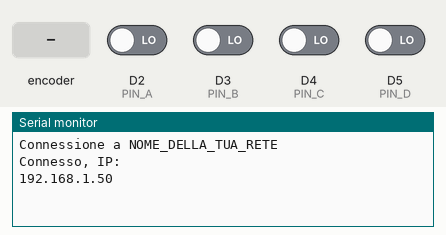
Recording of a sketch running on a simulated Arduino Uno R4 WiFi. Shown: the last lines printed to the serial monitor. Inputs (shaded band) come from the test bench; at power-on: D2 (PIN_A), D3 (PIN_B), D4 (PIN_C), D5 (PIN_D) LOW. WiFi joins after 1.5 s; servers stay silent unless stated.

Above: at 2.7 s.
2.8 s: rotary encoder on D2 (PIN_A) / D3 (PIN_B) turned 1 step (first pin leading)
At 4.1 s:
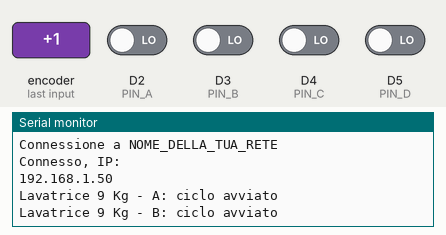
4.5 s: D4 (PIN_C) driven HIGH
At 5.0 s:
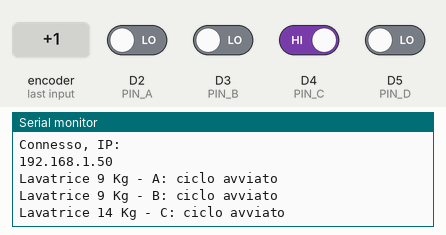
6.0 s: D5 (PIN_D) driven HIGH
At 7.4 s:
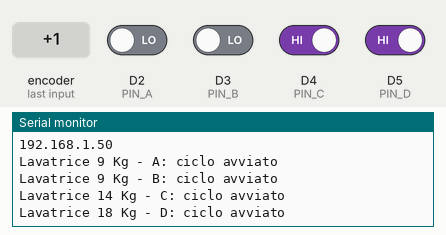

Measured:
- after the input at 2.8 s, the serial monitor: prints a new line after 0.05 s (image 1)
- after the input at 4.5 s, the serial monitor: prints a new line at once (image 2)
- after the input at 6.0 s, the serial monitor: prints a new line at once (image 3)

The sketch:

lavatrici_arduino.ino
```cpp
/*
  L'ORSETTO LAVATORE — monitoraggio lavatrici
  Arduino Uno R4 WiFi

  COSA FA:
  - Legge, per ogni lavatrice, il segnale "avvio ciclo" che arriva
    dalla cassa (attraverso un relè/optoisolatore, MAI collegato diretto).
  - Appena rileva un avvio, fa partire un cronometro:
      9 kg  (A, B) -> 33 minuti
      14/18 kg (C, D) -> 36 minuti
  - Ogni pochi secondi manda lo stato di tutte le lavatrici al server
    (libera / in corso + minuti e secondi rimanenti).

  COSA DEVI CAMBIARE TU PRIMA DI CARICARLO:
  - WIFI_SSID, WIFI_PASS: la tua rete WiFi
  - SERVER_URL: l'indirizzo del server che riceve i dati (vedi server.js)
  - I pin PIN_A..PIN_D se colleghi i segnali a pin diversi
*/

#include <WiFiS3.h>

// ---------- DA MODIFICARE ----------
const char* WIFI_SSID = "NOME_DELLA_TUA_RETE";
const char* WIFI_PASS = "PASSWORD_DELLA_TUA_RETE";
const char* SERVER_HOST = "api.orsetto-lavatore.it";  // senza https://, solo il dominio
const int   SERVER_PORT = 443;                         // 443 se usi https, 80 se http
const char* SERVER_PATH = "/api/stato";
const char* CHIAVE_ARDUINO = "cambia-questa-chiave";  // deve essere identica a quella in server.js
// ------------------------------------

// Pin digitali collegati (tramite relè/optoisolatore) al segnale "avvio ciclo"
const int PIN_A = 2;   // Lavatrice 9 Kg - A
const int PIN_B = 3;   // Lavatrice 9 Kg - B
const int PIN_C = 4;   // Lavatrice 14 Kg - C
const int PIN_D = 5;   // Lavatrice 18 Kg - D

const unsigned long DURATA_9KG_SEC  = 33UL * 60UL;  // 1980 secondi
const unsigned long DURATA_1418_SEC = 36UL * 60UL;  // 2160 secondi
const unsigned long INTERVALLO_INVIO_MS = 10000;    // manda lo stato ogni 10 secondi

struct Lavatrice {
  const char* nome;
  int pin;
  unsigned long durataSec;
  unsigned long secondiRimanenti;   // 0 = libera
  int ultimoLettoPin;
};

Lavatrice macchine[4] = {
  { "Lavatrice 9 Kg - A",  PIN_A, DURATA_9KG_SEC,  0, LOW },
  { "Lavatrice 9 Kg - B",  PIN_B, DURATA_9KG_SEC,  0, LOW },
  { "Lavatrice 14 Kg - C", PIN_C, DURATA_1418_SEC, 0, LOW },
  { "Lavatrice 18 Kg - D", PIN_D, DURATA_1418_SEC, 0, LOW }
};

WiFiSSLClient client;
unsigned long ultimoTick = 0;
unsigned long ultimoInvio = 0;

void connettiWiFi() {
  Serial.print("Connessione a ");
  Serial.println(WIFI_SSID);
  WiFi.begin(WIFI_SSID, WIFI_PASS);
  while (WiFi.status() != WL_CONNECTED) {
    delay(500);
    Serial.print(".");
  }
  Serial.println("\nConnesso, IP: ");
  Serial.println(WiFi.localIP());
}

void setup() {
  Serial.begin(9600);
  for (int i = 0; i < 4; i++) {
    pinMode(macchine[i].pin, INPUT_PULLDOWN);
  }
  connettiWiFi();
  ultimoTick = millis();
  ultimoInvio = millis();
}

void loop() {
  if (WiFi.status() != WL_CONNECTED) {
    connettiWiFi();
  }

  // Legge i pin: un fronte di salita (LOW -> HIGH) = "ciclo avviato"
  for (int i = 0; i < 4; i++) {
    int letto = digitalRead(macchine[i].pin);
    if (letto == HIGH && macchine[i].ultimoLettoPin == LOW) {
      macchine[i].secondiRimanenti = macchine[i].durataSec;
      Serial.print(macchine[i].nome);
      Serial.println(": ciclo avviato");
    }
    macchine[i].ultimoLettoPin = letto;
  }

  // Cronometro: scala di un secondo ogni secondo reale
  if (millis() - ultimoTick >= 1000) {
    ultimoTick = millis();
    for (int i = 0; i < 4; i++) {
      if (macchine[i].secondiRimanenti > 0) {
        macchine[i].secondiRimanenti--;
      }
    }
  }

  // Invia lo stato al server ogni INTERVALLO_INVIO_MS
  if (millis() - ultimoInvio >= INTERVALLO_INVIO_MS) {
    ultimoInvio = millis();
    inviaStato();
  }
}

void inviaStato() {
  if (WiFi.status() != WL_CONNECTED) return;

  // Costruisce un JSON tipo:
  // {"macchine":[{"nome":"Lavatrice 9 Kg - A","secondi":1980}, ...]}
  String json = "{\"macchine\":[";
  for (int i = 0; i < 4; i++) {
    json += "{\"nome\":\"";
    json += macchine[i].nome;
    json += "\",\"secondi\":";
    json += macchine[i].secondiRimanenti;
    json += "}";
    if (i < 3) json += ",";
  }
  json += "]}";

  if (client.connect(SERVER_HOST, SERVER_PORT)) {
    client.println(String("POST ") + SERVER_PATH + " HTTP/1.1");
    client.println(String("Host: ") + SERVER_HOST);
    client.println("Content-Type: application/json");
    client.println(String("X-Chiave: ") + CHIAVE_ARDUINO);
    client.println("Connection: close");
    client.print("Content-Length: ");
    client.println(json.length());
    client.println();
    client.println(json);
    client.stop();
    Serial.println("Stato inviato");
  } else {
    Serial.println("Connessione al server fallita");
  }
}
```
